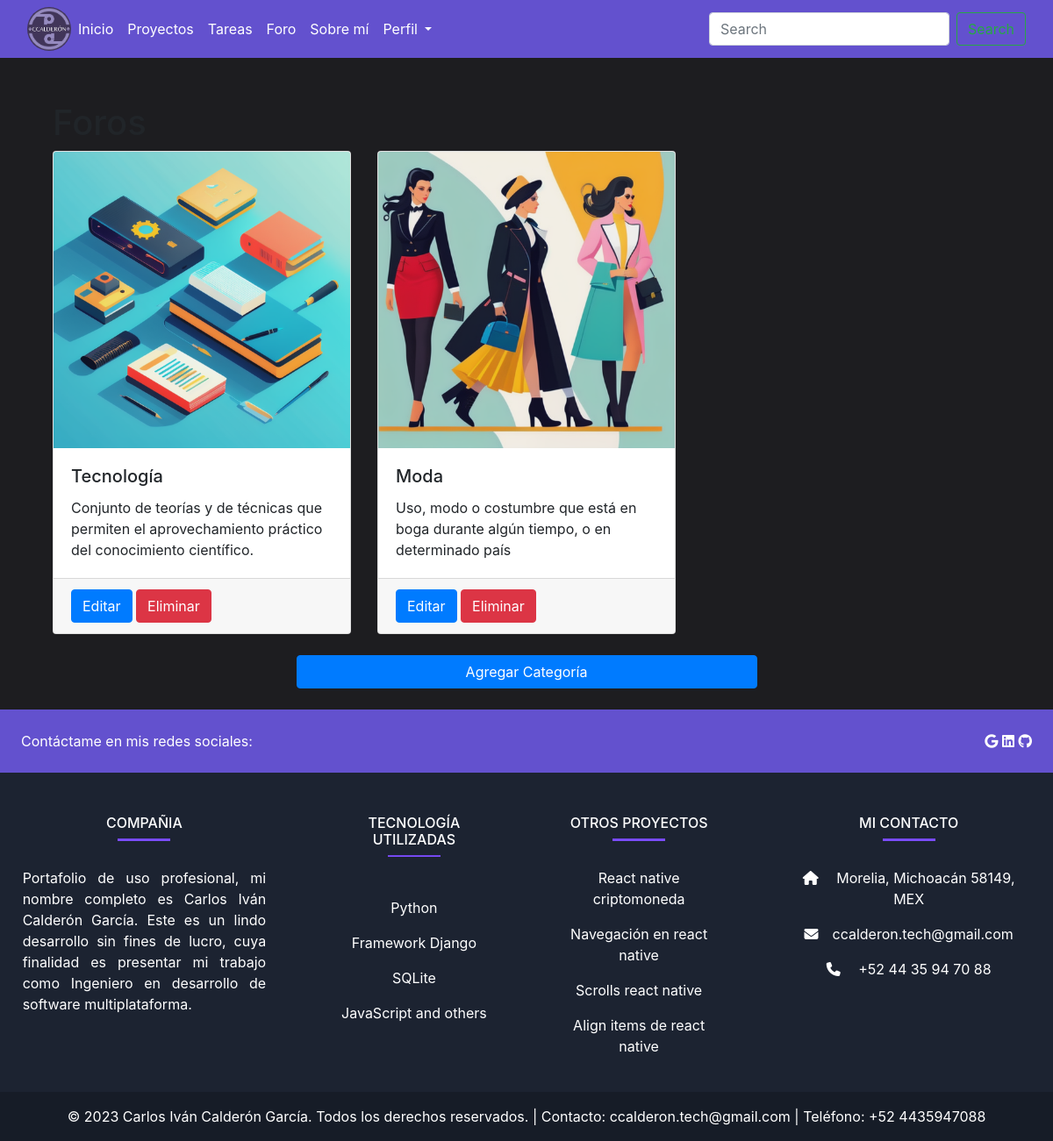
The page /foros/ on the database its author committed.
### blog/models.py (models this page shows, shortened)
class CategoriaForo(models.Model):
    nombre = models.CharField(max_length=100)
    descripcion = models.TextField()
    fecha_creacion = models.DateTimeField(auto_now_add=True)
    fecha_modificacion = models.DateTimeField(auto_now=True)
    imagen = models.ImageField(upload_to='categoria_imagenes/', blank=True)
    class Meta:
        permissions = [
            ("crear_categoriaforo", "Puede agregar categoría de foro"),
            ("editar_categoriaforo", "Puede agregar categoría de foro"),
            ("eliminar_categoriaforo", "Puede eliminar categoría de foro"),
        ]

### blog/views.py (the view)
# urls.py: path("foros/", views.foros, name="foros"),
def foros(request):
    categorias = CategoriaForo.objects.all()
    return render(request, "foros.html", {"categorias": categorias})

### blog/templates/foros.html
{% extends 'base.html' %}
{% load static %}
{% block content %}
<div class="container">
  <h1>Foros</h1>
  <div class="row">
    {% for categoria in categorias %}
    <div class="col-lg-4 col-md-6 mb-4">
      <div class="card">
        {% if categoria.imagen %}
        <img src="{{ categoria.imagen.url }}" class="card-img-top" alt="{{ categoria.nombre }}">
        {% else %}
        <div class="no-imagen">No hay imagen disponible</div>
        {% endif %}
        <div class="card-body">
          <h5 class="card-title">{{ categoria.nombre }}</h5>
          <p class="card-text">{{ categoria.descripcion }}</p>
        </div>
        <div class="card-footer">
          <a href="{% url 'editar_categoria' categoria.id %}" class="btn btn-primary">Editar</a>
          <a href="{% url 'eliminar_categoria' categoria.id %}" class="btn btn-danger">Eliminar</a>
        </div>
      </div>
    </div>
    {% endfor %}
  </div>
  <div class="row justify-content-center mb-4">
    <div class="col-md-6">
      <a href="{% url 'crear_categoria' %}" class="btn btn-primary btn-block">Agregar Categoría</a>
    </div>
  </div>
</div>
{% endblock %}

### blog/templates/base.html (shortened to what this page needs)
{% load static %}
<!doctype html>
<html lang="en">
<head>
    <link rel="stylesheet" href="https://cdn.jsdelivr.net/npm/bootstrap@4.6.2/dist/css/bootstrap.min.css"
>
    <link rel='stylesheet' href='{% static "css/estilos.css"%}'>
    <link rel="stylesheet" href="https://cdnjs.cloudflare.com/ajax/libs/font-awesome/5.15.3/css/all.min.css"
 />
</head>
<body>
    {% include 'partials/_header.html' %}
    <div class="container">
        {% block content %}{%endblock%}
    </div>
    {% include 'partials/_footer.html' %}
</body>
</html>

### blog/templates/partials/_header.html (shortened to what this page needs)
{% load static %}
<nav class="navbar navbar-expand-lg navbar-light tone_purple mb-3">
    <div class="container-fluid">
        <img src="{% static 'image/logotipo.png' %}" alt="Logotipo" class="rounded-circle img-fluid logotipo-image">
        <div class="collapse navbar-collapse" id="navbarSupportedContent">
            <ul class="navbar-nav mr-auto">
                <li class="nav-item active">
                    <a class="nav-link text-white" href="/">Inicio <span class="sr-only">(current)</span></a>
                </li>
                <li class="nav-item">
                    <a class="nav-link text-white" href="/projects">Proyectos</a>
                </li>
                <li class="nav-item">
                    <a class="nav-link text-white" href="/tasks">Tareas</a>
                </li>
                <li class="nav-item">
                    <a class="nav-link text-white" href="/foros">Foro</a>
                </li>
                <li class="nav-item">
                    <a class="nav-link text-white" href="/about">Sobre mí</a>
                </li>
                <li class="nav-item dropdown">
                    {% if user.is_authenticated %}
                    <a class="nav-link dropdown-toggle text-white" href="#" id="navbarDropdown" role="button"
                        data-toggle="dropdown" aria-haspopup="true" aria-expanded="false">
                        <i class="bi bi-person-circle"></i> {{ user.username }}
                    </a>
                    {% else %}
                    <a class="nav-link dropdown-toggle text-white" href="#" id="navbarDropdown" role="button"
                        data-toggle="dropdown" aria-haspopup="true" aria-expanded="false">
                         Perfil
                    </a>
                    {% endif %}
                </li>
            </ul>
            <form class="form-inline my-2 my-lg-0">
                <input class="form-control mr-sm-2" type="search" placeholder="Search" aria-label="Search">
                <button class="btn btn-outline-success my-2 my-sm-0" type="submit">Search</button>
            </form>
        </div>
    </div>
</nav>

### blog/templates/partials/_footer.html (shortened to what this page needs)
<footer class="text-white" style="background-color: #1c2331">
    <section class="d-flex justify-content-between p-4" style="background-color: #6351ce">
        <div class="me-5">
            <span>Contáctame en mis redes sociales:</span>
        </div>
        <div>
            <a href="mailto:ccalderon.tech@gmail.com" class="text-white me-4">
                <i class="fab fa-google"></i>
            </a>
            <a href="https://www.linkedin.com/in/carlos-iv%C3%A1n-calder%C3%B3n/" class="text-white me-4">
                <i class="fab fa-linkedin"></i>
            </a>
            <a href="https://github.com/iCharly666/portafolio" class="text-white me-4">
                <i class="fab fa-github"></i>
            </a>
        </div>
    </section>
    <section>
        <div class="text-center text-md-start mt-5">
            <div class="row mt-3">
                <div class="col-md-3 col-lg-4 col-xl-3 mx-auto mb-4">
                    <h6 class="text-uppercase fw-bold">Compañia</h6>
                    <hr class="mb-4 mt-0 d-inline-block mx-auto"
                        style="width: 60px; background-color: #7c4dff; height: 2px">
                    <p class="text-justify">Portafolio de uso profesional, mi nombre completo es Carlos Iván Calderón
                        García. Este es un lindo desarrollo sin fines de lucro, cuya finalidad es presentar mi trabajo
                        como Ingeniero en desarrollo de software multiplataforma.</p>
                </div>
                <div class="col-md-2 col-lg-2 col-xl-2 mx-auto mb-4">
                    <h6 class="text-uppercase fw-bold">Tecnología Utilizadas</h6>
                    <hr class="mb-4 mt-0 d-inline-block mx-auto"
                        style="width: 60px; background-color: #7c4dff; height: 1px">
                    <p><a href="#!" class="text-white">Python</a></p>
                    <p><a href="#!" class="text-white">Framework Django</a></p>
                    <p><a href="#!" class="text-white">SQLite</a></p>
                    <p><a href="#!" class="text-white">JavaScript and others</a></p>
                </div>
                <div class="col-md-3 col-lg-2 col-xl-2 mx-auto mb-4">
                    <h6 class="text-uppercase fw-bold">Otros proyectos</h6>
                    <hr class="mb-4 mt-0 d-inline-block mx-auto"
                        style="width: 60px; background-color: #7c4dff; height: 2px">
                    <p><a href="https://snack.expo.dev/@icharly/criptomonedas" class="text-white">React native
                            criptomoneda</a></p>
                    <p><a href="https://snack.expo.dev/@icharly/64a317" class="text-white">Navegación en react
                            native</a></p>
                    <p><a href="https://snack.expo.dev/@icharly/combinada" class="text-white">Scrolls react native</a>
                    </p>
                    <p><a href="https://snack.expo.dev/@icharly/uplifting-turkish-delight" class="text-white">Align
                            items de react native</a></p>
                </div>
                <div class="col-md-4 col-lg-3 col-xl-3 mx-auto mb-md-0 mb-4">
                    <h6 class="text-uppercase fw-bold">Mi Contacto</h6>
                    <hr class="mb-4 mt-0 d-inline-block mx-auto"
                        style="width: 60px; background-color: #7c4dff; height: 2px">
                    <p><i class="fas fa-home mr-3"></i> Morelia, Michoacán 58149, MEX</p>
                    <p><i class="fas fa-envelope mr-3"></i>ccalderon.tech@gmail.com</p>
                    <p><i class="fas fa-phone mr-3"></i> +52 44 35 94 70 88</p>
                </div>
            </div>
        </div>
    </section>
    <div class="text-center p-3" style="background-color: rgba(0, 0, 0, 0.2)">
        &copy; 2023 Carlos Iván Calderón García. Todos los derechos reservados. | Contacto: ccalderon.tech@gmail.com |
        Teléfono: +52 4435947088
    </div>
</footer>

### blog/static/css/estilos.css (style rules this page uses)
* { margin: 0; padding: 0; }
body { height: 100%; background: #1d1d20; }
.logotipo-image { width: 50px; height: 50px; }
.tone_purple { background-color: #6351ce; }
.container { margin-top: 50px; }

### rows shown on the page
CategoriaForo: imagen (picture), nombre "Tecnología", descripcion "Conjunto de teorías y de técnicas que permiten el aprovechamiento práctico del conocimiento científico."
CategoriaForo: imagen (picture), nombre "Moda", descripcion "Uso, modo o costumbre que está en boga durante algún tiempo, o en determinado país"
